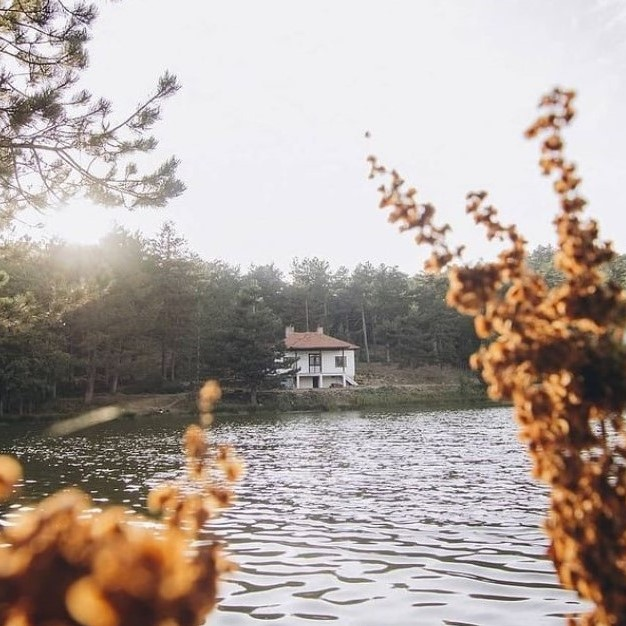
//> input picture img.jpg, 626 x 626 px
$ ./cropPhoto   (built with g++ and OpenCV 4)
//> lines starting //> are read from the running program, lines starting //| are printed output that depends on the picture
#include "opencv2/core/core.hpp"
#include "opencv2/highgui/highgui.hpp"
#include "opencv2/imgproc/imgproc.hpp"
#include <iostream>

using namespace std;
using namespace cv;

Mat img;
Point pt1, pt2;

void fonksiyon(int event, int x, int y, int flags, void* userdata) {

	if (event == EVENT_LBUTTONDOWN) {//sol tus basildiginda
		pt1.x = x;
		pt1.y = y;
	}
	if (event == EVENT_MOUSEMOVE && flags == EVENT_FLAG_LBUTTON) {//basili sekilde suruklendiginde
		pt2.x = x;
		pt2.y = y;

		Mat gecici = Mat::zeros(img.size(), CV_8UC3);
		rectangle(gecici, Point(pt1.x, pt1.y), Point(pt2.x, pt2.y), Scalar(0, 255, 0), 4, 8, 0);
		gecici = gecici + img;
		imshow("Kýrp", gecici);
	}
	if (event == EVENT_LBUTTONUP) {//sol tus býrakýldýðýnda
		Rect crop;
		crop.x = pt1.x;
		crop.y = pt1.y;

		crop.width = pt2.x - pt1.x;
		crop.height = pt2.y - pt1.y;

		Mat sonResim = img(crop);
		imshow("Orjinal", sonResim);
	}
}


int main()
{
	img = imread("img.jpg");
//> img is the input picture: 626 rows x 626 cols, CV_8UC3; mean B, G, R 158.8, 165.4, 177.7
	namedWindow("Pencere", CV_WINDOW_AUTOSIZE);
	setMouseCallback("Pencere", fonksiyon, NULL);

	imshow("Pencere", img);

	waitKey(0);
//> the left mouse button is pressed at (156, 156)
//> the mouse is dragged to (313, 313)
//> call 2 of fonksiyon, with event = 0, x = 313, y = 313, flags = 1
//> in fonksiyon (call 2), `rectangle(gecici, Point(pt1.x, pt1.y), Point(pt2.x, pt2.y), Scalar(0, ..`:
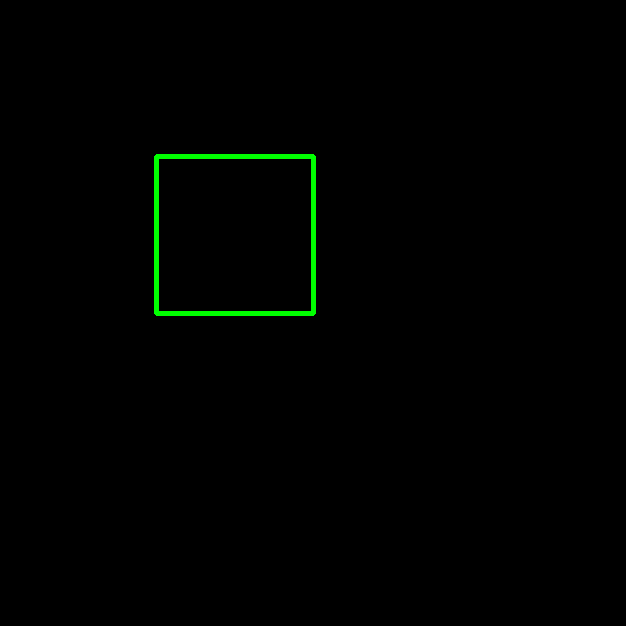
//> gecici: 626 rows x 626 cols, CV_8UC3; mean B, G, R 0, 2, 0
//> the mouse is dragged to (469, 469)
//> the button is released at (469, 469)
//> call 4 of fonksiyon, with event = 4, x = 469, y = 469, flags = 0
//> in fonksiyon (call 4), `Mat sonResim = img(crop);`:
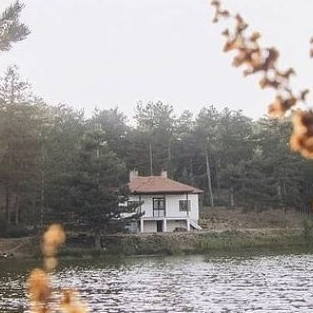
//> sonResim: 313 rows x 313 cols, CV_8UC3; mean B, G, R 154.3, 156.7, 161.2
	return 0;
}
